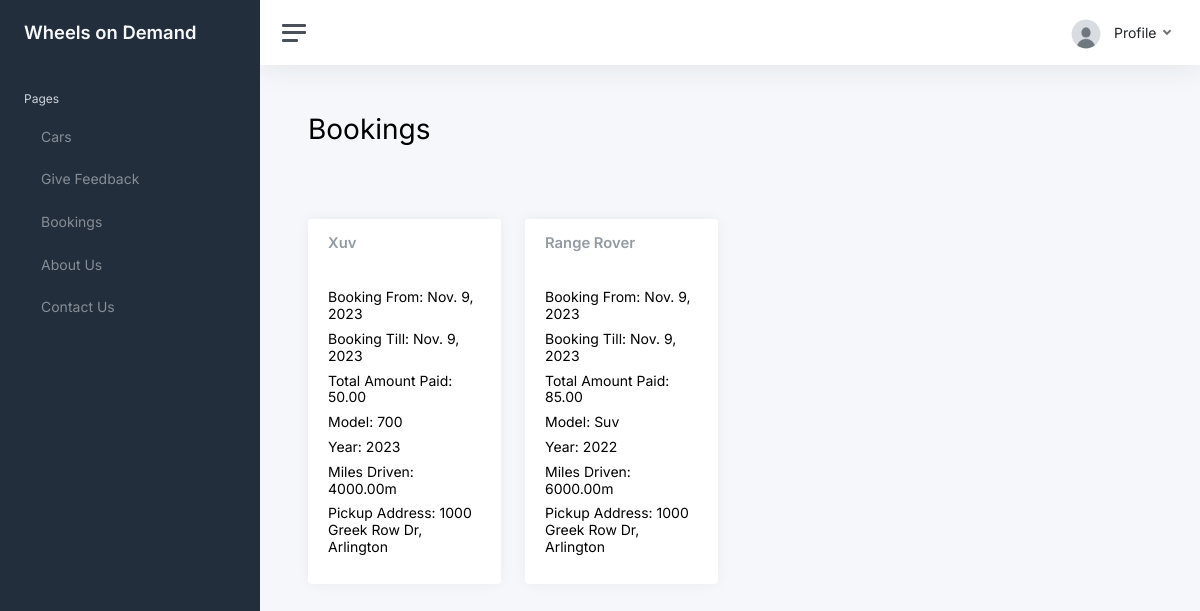
The app's page /bookings (signed in) with its own data.
### Rentals/models.py (models this page shows, shortened)
class Booking(models.Model):
    booking_id = models.AutoField(primary_key=True)
    car = models.ForeignKey(Car, on_delete=models.CASCADE)
    user = models.ForeignKey(User, on_delete=models.CASCADE, null=True, blank=True)
    booking_start_date = models.DateField()
    booking_end_date = models.DateField()
    total_amount = models.DecimalField(max_digits=10, decimal_places=2)

class Car(models.Model):
    car_id = models.AutoField(primary_key=True)
    car_name = models.CharField(max_length=255)
    car_model = models.CharField(max_length=255)
    car_year = models.PositiveIntegerField()
    city = models.CharField(max_length=255)
    pickup_location = models.CharField(max_length=255)
    pickup_latitude = models.DecimalField(max_digits=9, decimal_places=6)
    pickup_longitude = models.DecimalField(max_digits=9, decimal_places=6)
    miles_driven = models.DecimalField(max_digits=10, decimal_places=2)
    cost_per_day = models.DecimalField(max_digits=10, decimal_places=2)
    car_photo = models.ImageField(upload_to='car_photos/', blank=True, null=True)

### Rentals/views.py (the view)
# urls.py: path('bookings',views.bookings, name='bookings'),
def bookings(request):
    user = request.user
    bookings = Booking.objects.filter(user = user).select_related('car')
    return render(request, 'bookings.html', {'bookings': bookings})

### Rentals/templates/bookings.html (shortened to what this page needs)
{% extends 'base.html' %}
{% load static %}
{% block content %}
    <div class="container-fluid p-0">
        <h1>Bookings</h1>
        <div class="row">
            {% for booking in bookings %}
            <div class="col-12 col-md-3">
                <div class="card">
                    <div class="card-header">
                        <h5 class="card-title mb-0">{{booking.car.car_name}}</h5>
                    </div>
                    <div class="card-body">
                        <h5>Booking From: {{booking.booking_start_date}}</h5>
                        <h5>Booking Till: {{booking.booking_end_date}}</h5>
                        <h5>Total Amount Paid: {{booking.total_amount}}</h5>
                        <h5>Model: {{booking.car.car_model}}</h5>
                        <h5>Year: {{booking.car.car_year}}</h5>
                        <h5>Miles Driven: {{booking.car.miles_driven}}m</h5>
                        <h5>Pickup Address: {{booking.car.pickup_location}}</h5>
                    </div>
                </div>
            </div>
            {% endfor %}
        </div>
    </div>
{% endblock %}

### Rentals/templates/base.html (shortened to what this page needs)
{% load static %}
<!DOCTYPE html>
<html lang="en">
<head>
    <link rel="stylesheet" href="https://cdnjs.cloudflare.com/ajax/libs/bootstrap-datepicker/1.9.0/css/bootstrap-datepicker.min.css">
    <link rel="stylesheet" href="{% static 'css/app.css' %}">
</head>
<body>
	<div class="wrapper">
		<nav id="sidebar" class="sidebar js-sidebar">
			<div class="sidebar-content js-simplebar">
				<a class="sidebar-brand" href="/">
                    <span class="align-middle">Wheels on Demand</span>
                </a>
				<ul class="sidebar-nav">
					<li class="sidebar-header">
						Pages
					</li>
                    {% if user.is_authenticated %}
					<li class="sidebar-item">
						<a class="sidebar-link" href="{% url 'home' %}">
                             <span class="align-middle">Cars</span>
                        </a>
					</li>
                    <li class="sidebar-item">
						<a class="sidebar-link" href="{% url 'feedback' %}">
                             <span class="align-middle">Give Feedback</span>
                        </a>
					</li>
                    <li class="sidebar-item">
						<a class="sidebar-link" href="{% url 'bookings' %}">
                             <span class="align-middle">Bookings</span>
                        </a>
					</li>
                    {% endif %}
                    <li class="sidebar-item">
						<a class="sidebar-link" href="{% url 'aboutus' %}">
                             <span class="align-middle">About Us</span>
                        </a>
					</li>
                    <li class="sidebar-item">
						<a class="sidebar-link" href="{% url 'contactus' %}">
                             <span class="align-middle">Contact Us</span>
                        </a>
					</li>
				</ul>
			</div>
		</nav>
		<div class="main">
			<nav class="navbar navbar-expand navbar-light navbar-bg">
				<a class="sidebar-toggle js-sidebar-toggle">
                    <i class="hamburger align-self-center"></i>
                </a>
				<div class="navbar-collapse collapse">
                    {% if user.is_authenticated %}
					<ul class="navbar-nav navbar-align">
						<li class="nav-item dropdown">
							<a class="nav-link dropdown-toggle d-none d-sm-inline-block" href="#" data-bs-toggle="dropdown">
                                <img src="{% static 'img/avatars/avatar.jpeg' %}" class="avatar img-fluid rounded me-1" alt="" /> <span class="text-dark">Profile</span>
                            </a>
						</li>
					</ul>
                    {% endif %}
				</div>
			</nav>
			<main class="content">
                {% block content %}{% endblock %}
            </main>
		</div>
	</div>
</body>
</html>

### records on screen
Booking: car.car_name "Xuv", booking_start_date "Nov. 9, 2023", booking_end_date "Nov. 9, 2023", total_amount "50.00", car.car_model "700", car.car_year "2023", car.miles_driven "4000.00", car.pickup_location "1000 Greek Row Dr, Arlington"
Booking: car.car_name "Range Rover", booking_start_date "Nov. 9, 2023", booking_end_date "Nov. 9, 2023", total_amount "85.00", car.car_model "Suv", car.car_year "2022", car.miles_driven "6000.00", car.pickup_location "1000 Greek Row Dr, Arlington"
